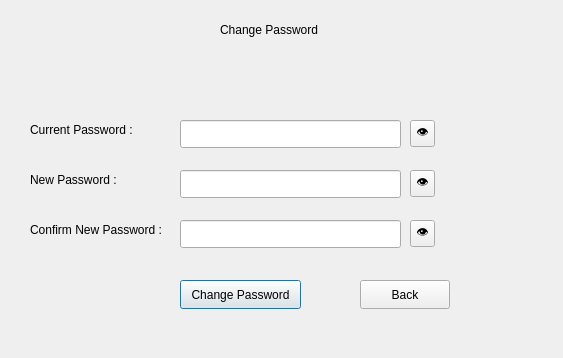
<?xml version="1.0" encoding="UTF-8"?>
<ui version="4.0">
 <class>ChangePassword</class>
 <widget class="QDialog" name="ChangePassword">
  <property name="geometry">
   <rect>
    <x>0</x>
    <y>0</y>
    <width>563</width>
    <height>358</height>
   </rect>
  </property>
  <property name="windowTitle">
   <string>Dialog</string>
  </property>
  <widget class="QLabel" name="lblTitle">
   <property name="geometry">
    <rect>
     <x>220</x>
     <y>20</y>
     <width>111</width>
     <height>20</height>
    </rect>
   </property>
   <property name="text">
    <string>Change Password </string>
   </property>
  </widget>
  <widget class="QLabel" name="lblNewPassword">
   <property name="geometry">
    <rect>
     <x>30</x>
     <y>170</y>
     <width>101</width>
     <height>20</height>
    </rect>
   </property>
   <property name="text">
    <string>New Password :</string>
   </property>
  </widget>
  <widget class="QLabel" name="lblCurrentPassword">
   <property name="geometry">
    <rect>
     <x>30</x>
     <y>120</y>
     <width>111</width>
     <height>20</height>
    </rect>
   </property>
   <property name="text">
    <string>Current Password :</string>
   </property>
  </widget>
  <widget class="QLabel" name="lblConfirmPassword">
   <property name="geometry">
    <rect>
     <x>30</x>
     <y>220</y>
     <width>141</width>
     <height>20</height>
    </rect>
   </property>
   <property name="text">
    <string>Confirm New Password :</string>
   </property>
  </widget>
  <widget class="QLineEdit" name="txtCurrentPassword">
   <property name="geometry">
    <rect>
     <x>180</x>
     <y>120</y>
     <width>221</width>
     <height>28</height>
    </rect>
   </property>
   <property name="echoMode">
    <enum>QLineEdit::EchoMode::Password</enum>
   </property>
  </widget>
  <widget class="QLineEdit" name="txtNewPassword">
   <property name="geometry">
    <rect>
     <x>180</x>
     <y>170</y>
     <width>221</width>
     <height>28</height>
    </rect>
   </property>
   <property name="echoMode">
    <enum>QLineEdit::EchoMode::Password</enum>
   </property>
  </widget>
  <widget class="QLineEdit" name="txtConfirmPassword">
   <property name="geometry">
    <rect>
     <x>180</x>
     <y>220</y>
     <width>221</width>
     <height>28</height>
    </rect>
   </property>
   <property name="echoMode">
    <enum>QLineEdit::EchoMode::Password</enum>
   </property>
  </widget>
  <widget class="QPushButton" name="btnChangePassword">
   <property name="geometry">
    <rect>
     <x>180</x>
     <y>280</y>
     <width>121</width>
     <height>29</height>
    </rect>
   </property>
   <property name="text">
    <string>Change Password</string>
   </property>
  </widget>
  <widget class="QPushButton" name="btnBack">
   <property name="geometry">
    <rect>
     <x>360</x>
     <y>280</y>
     <width>90</width>
     <height>29</height>
    </rect>
   </property>
   <property name="text">
    <string>Back</string>
   </property>
  </widget>
  <widget class="QToolButton" name="toolButtonNew">
   <property name="geometry">
    <rect>
     <x>410</x>
     <y>170</y>
     <width>25</width>
     <height>27</height>
    </rect>
   </property>
   <property name="text">
    <string>👁</string>
   </property>
  </widget>
  <widget class="QToolButton" name="toolButtonConfirm">
   <property name="geometry">
    <rect>
     <x>410</x>
     <y>220</y>
     <width>25</width>
     <height>27</height>
    </rect>
   </property>
   <property name="text">
    <string>👁</string>
   </property>
  </widget>
  <widget class="QToolButton" name="toolButtonCurrent">
   <property name="geometry">
    <rect>
     <x>410</x>
     <y>120</y>
     <width>25</width>
     <height>27</height>
    </rect>
   </property>
   <property name="text">
    <string>👁</string>
   </property>
  </widget>
 </widget>
 <resources/>
 <connections/>
</ui>
